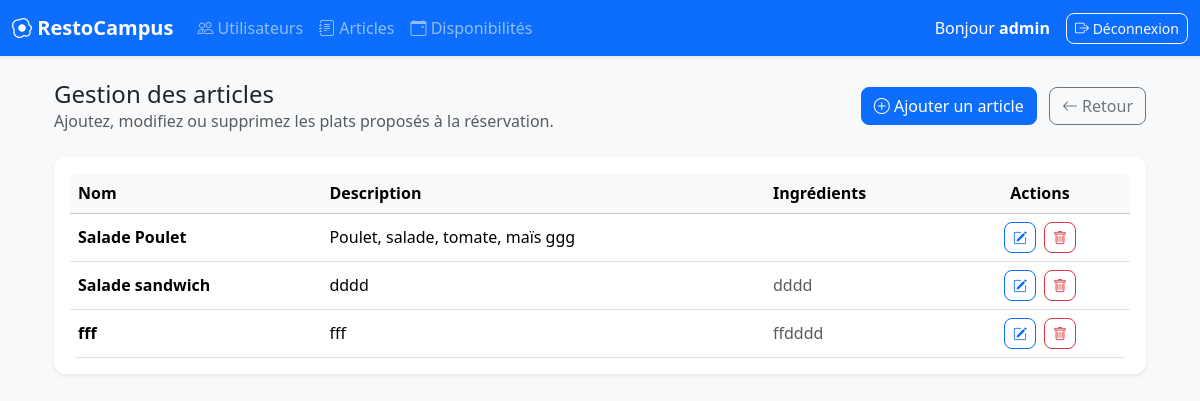
Before: /restocampus/index.php?action=listerArticles (signed in) with the older database file.
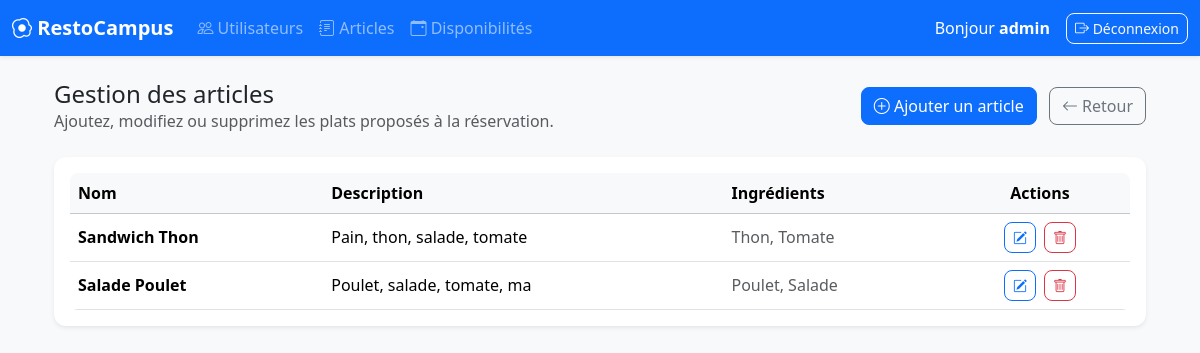
After: the same page with the newer database file.
### tables this page shows
CREATE TABLE `article` (
  `idArticle` int(11) NOT NULL,
  `nom` varchar(100) NOT NULL,
  `description` text
);

### restocampus/controllers/ArticleController.php (called while the page is built, shortened)
<?php
require_once "models/ArticleModel.php";
class ArticleController {
    private $model;
    public function __construct() {
        $this->model = new ArticleModel();
    }
    public function lister() {
        $articles = $this->model->getAll();
        require "views/article/list.php";
    }
}

### restocampus/config/Db.php (called while the page is built)
<?php
class Db {
    private static $instance = null;
    private $pdo;
    private function __construct() {
        try {
            $this->pdo = new PDO(
                "mysql:host=localhost;dbname=restocampus;charset=utf8",
                "root",
                "root"
            );
            $this->pdo->setAttribute(PDO::ATTR_ERRMODE, PDO::ERRMODE_EXCEPTION);
        } catch (PDOException $e) {
            die("Erreur de connexion à la base : " . $e->getMessage());
        }
    }
    public static function getInstance() {
        if (!self::$instance) {
            self::$instance = new Db();
        }
        return self::$instance;
    }
    public function getConnection() {
        return $this->pdo;
    }
}

### restocampus/models/ArticleModel.php (called while the page is built, shortened)
<?php
require_once "config/Db.php";
class ArticleModel {
    private $pdo;
    public function __construct() {
        $this->pdo = Db::getInstance()->getConnection();
    }
    public function getAll() {
        $stmt = $this->pdo->query("
            SELECT a.idArticle, a.nom, a.description,
                   GROUP_CONCAT(i.nom SEPARATOR ', ') AS ingredients
            FROM article a
            LEFT JOIN ingredient i ON i.idArticle = a.idArticle
            GROUP BY a.idArticle
        ");
        return $stmt->fetchAll(PDO::FETCH_ASSOC);
    }
}

### restocampus/views/article/list.php (the view)
<?php include('views/layout/header.php'); ?>
<div class="container my-4">
  <div class="d-flex justify-content-between align-items-center mb-4">
    <div>
      <h2 class="h4 mb-0">Gestion des articles</h2>
      <p class="text-muted mb-0">Ajoutez, modifiez ou supprimez les plats proposés à la réservation.</p>
    </div>
    <div>
      <a href="index.php?action=ajouterArticle" class="btn btn-primary me-2">
        <i class="bi bi-plus-circle"></i> Ajouter un article
      </a>
      <a href="index.php?action=dashboardAdmin" class="btn btn-outline-secondary">
        <i class="bi bi-arrow-left"></i> Retour
      </a>
    </div>
  </div>
  <?php if (empty($articles)): ?>
    <div class="alert alert-info text-center p-4" role="alert">
      <h5 class="mb-3">Aucun article enregistré</h5>
      <p class="text-muted mb-3">Commencez par ajouter un premier plat pour le menu du campus.</p>
      <a href="index.php?action=ajouterArticle" class="btn btn-primary">Ajouter un article</a>
    </div>
  <?php else: ?>
    <div class="card shadow-sm border-0">
      <div class="card-body p-3">
        <div class="table-responsive">
          <table class="table table-hover align-middle mb-0">
            <thead class="table-light">
              <tr>
                <th>Nom</th>
                <th>Description</th>
                <th>Ingrédients</th>
                <th class="text-center" style="width:180px;">Actions</th>
              </tr>
            </thead>
            <tbody>
              <?php foreach($articles as $a): ?>
              <tr>
                <td class="fw-semibold"><?= htmlspecialchars($a['nom']); ?></td>
                <td><?= htmlspecialchars($a['description']); ?></td>
                <td><span class="text-muted"><?= htmlspecialchars($a['ingredients']); ?></span></td>
                <td class="text-center">
                  <a href="index.php?action=modifierArticle&id=<?= $a['idArticle']; ?>" class="btn btn-sm btn-outline-primary me-1">
                    <i class="bi bi-pencil-square"></i>
                  </a>
                  <a href="index.php?action=supprimerArticle&id=<?= $a['idArticle']; ?>"
                     onclick="return confirm('Voulez-vous vraiment supprimer cet article ?');"
                     class="btn btn-sm btn-outline-danger">
                    <i class="bi bi-trash"></i>
                  </a>
                </td>
              </tr>
              <?php endforeach; ?>
            </tbody>
          </table>
        </div>
      </div>
    </div>
  <?php endif; ?>
</div>

Changed rows visible on the page:
removed article: nom "Salade sandwich", description "dddd", ingredients "dddd"
removed article: nom "fff", description "fff", ingredients "ffdddd"
added article: nom "Sandwich Thon", description "Pain, thon, salade, tomate", ingredients "Thon, Tomate"
changed article "Salade Poulet": description "Poulet, salade, tomate, maïs ggg" → "Poulet, salade, tomate, ma"; ingredients (not shown) → "Poulet, Salade"
